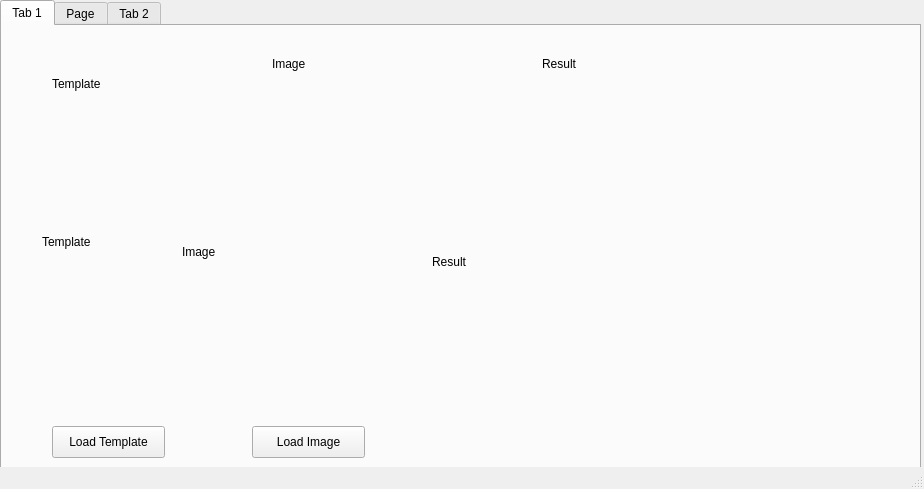
<?xml version="1.0" encoding="UTF-8"?>
<ui version="4.0">
 <class>MainWindow</class>
 <widget class="QMainWindow" name="MainWindow">
  <property name="geometry">
   <rect>
    <x>0</x>
    <y>0</y>
    <width>924</width>
    <height>489</height>
   </rect>
  </property>
  <property name="windowTitle">
   <string>MainWindow</string>
  </property>
  <widget class="QWidget" name="centralwidget">
   <widget class="QTabWidget" name="tabWidget">
    <property name="geometry">
     <rect>
      <x>0</x>
      <y>0</y>
      <width>921</width>
      <height>481</height>
     </rect>
    </property>
    <property name="currentIndex">
     <number>0</number>
    </property>
    <widget class="QWidget" name="tab">
     <attribute name="title">
      <string>Tab 1</string>
     </attribute>
     <widget class="QLabel" name="label_3">
      <property name="geometry">
       <rect>
        <x>180</x>
        <y>50</y>
        <width>231</width>
        <height>351</height>
       </rect>
      </property>
      <property name="text">
       <string>Image</string>
      </property>
     </widget>
     <widget class="QPushButton" name="pushButton_2">
      <property name="geometry">
       <rect>
        <x>250</x>
        <y>400</y>
        <width>113</width>
        <height>32</height>
       </rect>
      </property>
      <property name="text">
       <string>Load Image</string>
      </property>
     </widget>
     <widget class="QLabel" name="label_4">
      <property name="geometry">
       <rect>
        <x>50</x>
        <y>40</y>
        <width>60</width>
        <height>36</height>
       </rect>
      </property>
      <property name="text">
       <string>Template</string>
      </property>
     </widget>
     <widget class="QLabel" name="label_5">
      <property name="geometry">
       <rect>
        <x>540</x>
        <y>20</y>
        <width>60</width>
        <height>36</height>
       </rect>
      </property>
      <property name="text">
       <string>Result</string>
      </property>
     </widget>
     <widget class="QLabel" name="label_6">
      <property name="geometry">
       <rect>
        <x>270</x>
        <y>20</y>
        <width>60</width>
        <height>36</height>
       </rect>
      </property>
      <property name="text">
       <string>Image</string>
      </property>
     </widget>
     <widget class="QPushButton" name="pushButton">
      <property name="geometry">
       <rect>
        <x>50</x>
        <y>400</y>
        <width>113</width>
        <height>32</height>
       </rect>
      </property>
      <property name="text">
       <string>Load Template</string>
      </property>
     </widget>
     <widget class="QLabel" name="label">
      <property name="geometry">
       <rect>
        <x>430</x>
        <y>60</y>
        <width>271</width>
        <height>351</height>
       </rect>
      </property>
      <property name="text">
       <string>Result</string>
      </property>
     </widget>
     <widget class="QLabel" name="label_2">
      <property name="geometry">
       <rect>
        <x>40</x>
        <y>110</y>
        <width>141</width>
        <height>211</height>
       </rect>
      </property>
      <property name="text">
       <string>Template</string>
      </property>
     </widget>
    </widget>
    <widget class="QWidget" name="tab_3">
     <attribute name="title">
      <string>Page</string>
     </attribute>
     <widget class="QLabel" name="label_7">
      <property name="geometry">
       <rect>
        <x>190</x>
        <y>50</y>
        <width>231</width>
        <height>351</height>
       </rect>
      </property>
      <property name="text">
       <string>Image</string>
      </property>
     </widget>
     <widget class="QPushButton" name="pushButton_3">
      <property name="geometry">
       <rect>
        <x>260</x>
        <y>400</y>
        <width>113</width>
        <height>32</height>
       </rect>
      </property>
      <property name="text">
       <string>Load Image</string>
      </property>
     </widget>
     <widget class="QLabel" name="label_8">
      <property name="geometry">
       <rect>
        <x>60</x>
        <y>40</y>
        <width>60</width>
        <height>36</height>
       </rect>
      </property>
      <property name="text">
       <string>Template</string>
      </property>
     </widget>
     <widget class="QLabel" name="label_9">
      <property name="geometry">
       <rect>
        <x>550</x>
        <y>20</y>
        <width>60</width>
        <height>36</height>
       </rect>
      </property>
      <property name="text">
       <string>Result</string>
      </property>
     </widget>
     <widget class="QLabel" name="label_10">
      <property name="geometry">
       <rect>
        <x>280</x>
        <y>20</y>
        <width>60</width>
        <height>36</height>
       </rect>
      </property>
      <property name="text">
       <string>Image</string>
      </property>
     </widget>
     <widget class="QPushButton" name="pushButton_4">
      <property name="geometry">
       <rect>
        <x>60</x>
        <y>400</y>
        <width>113</width>
        <height>32</height>
       </rect>
      </property>
      <property name="text">
       <string>Load Template</string>
      </property>
     </widget>
     <widget class="QLabel" name="label_11">
      <property name="geometry">
       <rect>
        <x>440</x>
        <y>60</y>
        <width>271</width>
        <height>351</height>
       </rect>
      </property>
      <property name="text">
       <string>Result</string>
      </property>
     </widget>
     <widget class="QLabel" name="label_12">
      <property name="geometry">
       <rect>
        <x>50</x>
        <y>110</y>
        <width>141</width>
        <height>211</height>
       </rect>
      </property>
      <property name="text">
       <string>Template</string>
      </property>
     </widget>
    </widget>
    <widget class="QWidget" name="tab_2">
     <attribute name="title">
      <string>Tab 2</string>
     </attribute>
     <widget class="QLabel" name="label_13">
      <property name="geometry">
       <rect>
        <x>190</x>
        <y>40</y>
        <width>231</width>
        <height>351</height>
       </rect>
      </property>
      <property name="text">
       <string>Image</string>
      </property>
     </widget>
     <widget class="QPushButton" name="pushButton_5">
      <property name="geometry">
       <rect>
        <x>260</x>
        <y>390</y>
        <width>113</width>
        <height>32</height>
       </rect>
      </property>
      <property name="text">
       <string>Load Image</string>
      </property>
     </widget>
     <widget class="QLabel" name="label_14">
      <property name="geometry">
       <rect>
        <x>60</x>
        <y>30</y>
        <width>60</width>
        <height>36</height>
       </rect>
      </property>
      <property name="text">
       <string>Template</string>
      </property>
     </widget>
     <widget class="QLabel" name="label_15">
      <property name="geometry">
       <rect>
        <x>550</x>
        <y>10</y>
        <width>60</width>
        <height>36</height>
       </rect>
      </property>
      <property name="text">
       <string>Result</string>
      </property>
     </widget>
     <widget class="QLabel" name="label_16">
      <property name="geometry">
       <rect>
        <x>280</x>
        <y>10</y>
        <width>60</width>
        <height>36</height>
       </rect>
      </property>
      <property name="text">
       <string>Image</string>
      </property>
     </widget>
     <widget class="QPushButton" name="pushButton_6">
      <property name="geometry">
       <rect>
        <x>60</x>
        <y>390</y>
        <width>113</width>
        <height>32</height>
       </rect>
      </property>
      <property name="text">
       <string>Load Template</string>
      </property>
     </widget>
     <widget class="QLabel" name="label_17">
      <property name="geometry">
       <rect>
        <x>440</x>
        <y>50</y>
        <width>271</width>
        <height>351</height>
       </rect>
      </property>
      <property name="text">
       <string>Result</string>
      </property>
     </widget>
     <widget class="QLabel" name="label_18">
      <property name="geometry">
       <rect>
        <x>50</x>
        <y>100</y>
        <width>141</width>
        <height>211</height>
       </rect>
      </property>
      <property name="text">
       <string>Template</string>
      </property>
     </widget>
    </widget>
   </widget>
  </widget>
  <widget class="QStatusBar" name="statusbar"/>
 </widget>
 <resources/>
 <connections/>
</ui>
